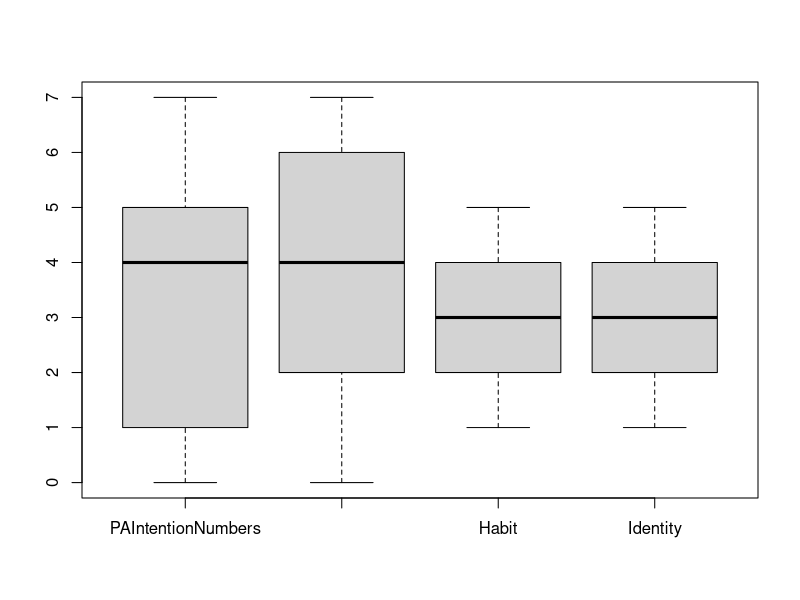

The R script that drew this image:
# RStudio Syntax for ParticipACTION Profile Algorithm

# First install and activate the libraries

install.packages(c("haven", "readxl", "utils", "dplyr", "ggplot2", "psych", "knitr"))
library(haven)
library(readxl)
library(utils)
library(dplyr)
library(ggplot2)
library(psych)
library(knitr)

# The algorithm requires the following four questions:

# Q1. Physical Activity Behaviour
# “In the past week, on how many days have you done a total of 30 minutes or more of PA, 
# which was enough to raise your breathing rate? 
# This may include sport, traditional games, exercise and brisk walking or cycling for recreation or 
# to get to and from places, but should not include housework or PA that may be part of your job.” 
# Responses range from 0 to 7 where 0 = 0 days and 7 = 7 days
# This single item has demonstrated surveillance-relevant concurrent validity and reliability (Bauman & Richards, 2022; Milton et al., 2011). 

# Q2. Physical Activity Intentions
# “How many days per week do you intend to engage in PA for 30 minutes or more?” 
# Responses range from 0 to 7 where 0 = 0 days to 7 = 7 days
# This question was modified from Courneya (1994) to reflect the framing of the PA behaviours question. 

# Q3. Physical Activity Habit
# “Engaging in PA for 30 minutes or more, most days of the week, is something I do without thinking” 
# Responses scored on a 5-points Likert scale (1 = strongly disagree, 2 = disagree, 3 = neither agree nor disagree, 4 = agree, 5 = strongly agree). 
# PA habit was measured with the third question from the Self-Report Behavioral Automaticity Index (Gardner et al., 2012).
# This item was selected because it consistently resulted in the lowest overall internal consistency (Cronbach alpha) when dropped, using our algorithm development and testing datasets.

# Q4. Physical Activity Identity
# “Others see me as someone who does PA regularly” 
# Responses scored on a 5-points Likert scale (1 = strongly disagree, 2 = disagree, 3 = neither agree nor disagree, 4 = agree, 5 = strongly agree). 
# This item was selected from the Exercise Identity Scale because it had the highest standardized factor loading score for PA role identity (Wilson & Muon, 2008)

# References
# Bauman, A. E., & Richards, J. A. (2022). Understanding of the Single-Item Physical Activity Question for Population Surveillance. Journal of Physical Activity and Health, 19(10), 681–686. https://doi.org/10.1123/jpah.2022-0369
# Milton, K., Bull, F. C., & Bauman, A. (2011). Reliability and validity testing of a single-item physical activity measure. British Journal of Sports Medicine, 45(3), 203–208. https://doi.org/10.1136/bjsm.2009.068395
# Courneya, K. S. (1994). Predicting repeated behavior from intention: The issue of scale correspondence. Journal of Applied Social Psychology, 24(7), 580–594. https://doi.org/10.1111/j.1559-1816.1994.tb00601.x
# Gardner, B., Abraham, C., Lally, P., & Bruijn, G.-J. de. (2012). Towards parsimony in habit measurement: Testing the convergent and predictive validity of an automaticity subscale of the Self-Report Habit Index. International Journal of Behavioral Nutrition and Physical Activity, 9(1), 1–12. https://doi.org/10.1186/1479-5868-9-102
# Wilson, P. M., & Muon, S. (2008). Psychometric properties of the exercise identity scale in a university sample. International Journal of Sport and Exercise Psychology, 6(2), 115–131. https://doi.org/10.1080/1612197X.2008.9671857

# Show an example with generated data
# Set the seed for reproducibility
set.seed(123)

# Define the response options
intentions_behaviours_options <- c("0 days", "1 day", "2 days", "3 days", "4 days", "5 days", "6 days", "7 days")
habit_identity_options <- c("Strongly Disagree", "Disagree", "Neither Agree nor Disagree", "Agree", "Strongly Agree")

# Generate the data
n <- 500  # Specify the number of observations

data <- data.frame(
  PAIntentionsraw = sample(intentions_behaviours_options, n, replace = TRUE),
  PABehavioursraw = sample(intentions_behaviours_options, n, replace = TRUE),
  PAHabitraw = sample(habit_identity_options, n, replace = TRUE),
  PAIdentityraw = sample(habit_identity_options, n, replace = TRUE)
)

# Display the first few rows of the data frame
head(data)

View(data)

# Convert variables into numbers

# Assuming you have a dataframe named 'data' containing the variables PAIntentionsraw, PABehavioursraw, Habit1raw, Habit2raw, Habit3raw, Habit4raw, Identityraw

# Recode PAIntentionsraw into PAIntentionNumbers
data$PAIntentionNumbers <- recode(data$PAIntentionsraw, '0 days' = 0, '1 day' = 1, '2 days' = 2, '3 days' = 3, '4 days' = 4, '5 days' = 5, '6 days' = 6, '7 days' = 7)

# Recode PABehavioursraw into PABehaviourNumbers
data$PABehaviourNumbers <- recode(data$PABehavioursraw, '0 days' = 0, '1 day' = 1, '2 days' = 2, '3 days' = 3, '4 days' = 4, '5 days' = 5, '6 days' = 6, '7 days' = 7)

# Recode PAHabitraw into Habit
data$Habit <- recode(data$PAHabitraw, 'Strongly Disagree' = 1, 'Disagree' = 2, 'Neither Agree nor Disagree' = 3, 'Agree' = 4, 'Strongly Agree' = 5)

# Recode Identityraw into Identity
data$Identity <- recode(data$PAIdentityraw, 'Strongly Disagree' = 1, 'Disagree' = 2, 'Neither Agree nor Disagree' = 3, 'Agree' = 4, 'Strongly Agree' = 5)


# Check outliers

# Examine variables with boxplot and stem-and-leaf plot
# Compare groups, calculate descriptive statistics, and identify extreme values
describe(data[c("PAIntentionNumbers", "PABehaviourNumbers", "Habit", "Identity")])

# Create boxplots for the specified variables
boxplot(data[c("PAIntentionNumbers", "PABehaviourNumbers", "Habit", "Identity")])

# Recode outliers if needed

# Recode PA Intentions, Behaviours, Habits, Identities to Low = 0 and High = 1

# Recode PAIntentionNumbers into PAIntentions
data$PAIntentions <- ifelse(data$PAIntentionNumbers <= 2, 0,
                            ifelse(data$PAIntentionNumbers >= 3, 1, NA))

# Recode PABehaviourNumbers into PABehaviours
data$PABehaviours <- ifelse(data$PABehaviourNumbers <= 2, 0,
                            ifelse(data$PABehaviourNumbers >= 3, 1, NA))

# Recode Habit into PAHabit
data$PAHabit <- ifelse(data$Habit >= 4, 1,
                       ifelse(data$Habit <= 3, 0, NA))

# Recode Identity into PAIdentity
data$PAIdentity <- ifelse(data$Identity >= 4, 1,
                          ifelse(data$Identity <= 3, 0, NA))

# Create the 8 profiles

# i.	Non-Intenders – both low
# ii.	Unsuccessful Adopters – both low
# iii.	Successful Adopters – both low
# iv.	Successful Maintainers – either high
# v. Non-Intenders – either high
# vi.	Unsuccessful Non-Intenders – both low
# vi.	Unsuccessful Non-Intenders – either high
# viii. Unsuccessful Adopters - either high

# Compute the specified variables only when data$PAIntentions and data$PABehaviours aren't missing (NA), and at least one of data$PAIdentity or data$PAHabit isn't missing (NA)

# i.Compute Nonintenders_BothLow only if conditions are met
data$Nonintenders_BothLow <- ifelse(
  !is.na(data$PAIntentions) & !is.na(data$PABehaviours) & 
    (!is.na(data$PAIdentity) | !is.na(data$PAHabit)),
  ifelse(data$PAIntentions == 0 & data$PABehaviours == 0 & data$PAIdentity == 0 & data$PAHabit == 0, 1, 0),
  NA
)

# ii.Compute UnsuccessfulAdopters_BothLow only if conditions are met
data$UnsuccessfulAdopters_BothLow <- ifelse(
  !is.na(data$PAIntentions) & !is.na(data$PABehaviours) & 
    (!is.na(data$PAIdentity) | !is.na(data$PAHabit)),
  ifelse(data$PAIntentions == 1 & data$PABehaviours == 0 & data$PAIdentity == 0 & data$PAHabit == 0, 1, 0),
  NA
)

# iii.Compute SuccessfulAdopters_BothLow only if conditions are met
data$SuccessfulAdopters_BothLow <- ifelse(
  !is.na(data$PAIntentions) & !is.na(data$PABehaviours) & 
    (!is.na(data$PAIdentity) | !is.na(data$PAHabit)),
  ifelse(data$PAIntentions == 1 & data$PABehaviours == 1 & data$PAIdentity == 0 & data$PAHabit == 0, 1, 0),
  NA
)

# iv.Compute SuccessfulMaintainers_EitherHigh only if conditions are met
data$SuccessfulMaintainers_EitherHigh <- ifelse(
  !is.na(data$PAIntentions) & !is.na(data$PABehaviours) & 
    (!is.na(data$PAIdentity) | !is.na(data$PAHabit)),
  ifelse(data$PAIntentions == 1 & data$PABehaviours == 1 & (data$PAIdentity == 1 | data$PAHabit == 1), 1, 0),
  NA
)

# v.Compute Nonintenders_EitherHigh only if conditions are met
data$Nonintenders_EitherHigh <- ifelse(
  !is.na(data$PAIntentions) & !is.na(data$PABehaviours) & 
    (!is.na(data$PAIdentity) | !is.na(data$PAHabit)),
  ifelse(data$PAIntentions == 0 & data$PABehaviours == 0 & (data$PAIdentity == 1 | data$PAHabit == 1), 1, 0),
  NA
)

# vi.Compute UnsuccessfulNonintenders_BothLow only if conditions are met
data$UnsuccessfulNonintenders_BothLow <- ifelse(
  !is.na(data$PAIntentions) & !is.na(data$PABehaviours) & 
    (!is.na(data$PAIdentity) | !is.na(data$PAHabit)),
  ifelse(data$PAIntentions == 0 & data$PABehaviours == 1 & data$PAIdentity == 0 & data$PAHabit == 0, 1, 0),
  NA
)

# ix.Compute UnsuccessfulNonintenders_EitherHigh only if conditions are met
data$UnsuccessfulNonintenders_EitherHigh <- ifelse(
  !is.na(data$PAIntentions) & !is.na(data$PABehaviours) & 
    (!is.na(data$PAIdentity) | !is.na(data$PAHabit)),
  ifelse(data$PAIntentions == 0 & data$PABehaviours == 1 & (data$PAIdentity == 1 | data$PAHabit == 1), 1, 0),
  NA
)

# xi.Compute UnsuccessfulAdopters_EitherHigh only if conditions are met
data$UnsuccessfulAdopters_EitherHigh <- ifelse(
  !is.na(data$PAIntentions) & !is.na(data$PABehaviours) & 
    (!is.na(data$PAIdentity) | !is.na(data$PAHabit)),
  ifelse(data$PAIntentions == 1 & data$PABehaviours == 0 & (data$PAIdentity == 1 | data$PAHabit == 1), 1, 0),
  NA
)

# Compute descriptive statistics for the specified variables
summary(data[c("Nonintenders_BothLow", "UnsuccessfulAdopters_BothLow", "SuccessfulAdopters_BothLow", 
               "SuccessfulMaintainers_EitherHigh", "Nonintenders_EitherHigh", 
               "UnsuccessfulNonintenders_BothLow", "UnsuccessfulNonintenders_EitherHigh",
               "UnsuccessfulAdopters_EitherHigh")])

# Calculate frequencies for the specified variables
frequency_table <- lapply(data[c("Nonintenders_BothLow", "UnsuccessfulAdopters_BothLow", "SuccessfulAdopters_BothLow", 
                                 "SuccessfulMaintainers_EitherHigh", "Nonintenders_EitherHigh", 
                                 "UnsuccessfulNonintenders_BothLow", "UnsuccessfulNonintenders_EitherHigh",
                                 "UnsuccessfulAdopters_EitherHigh")], table)

print(frequency_table)

# Calculate proportions
proportion_table <- lapply(frequency_table, function(x) x / sum(x))

# Print proportion tables
for (i in seq_along(proportion_table)) {
  cat("Variable:", names(proportion_table)[i], "\n")
  print(proportion_table[[i]])
}

# Convert proportions to percentages
percentage_table <- lapply(proportion_table, function(x) x * 100)

# Convert percentage table to dataframe
percentage_df <- as.data.frame(do.call(rbind, percentage_table))

# Remove the column "0" from the dataframe
percentage_df <- subset(percentage_df, select = -c(`0`))

# Rename the column "1" to Percentage
colnames(percentage_df)[colnames(percentage_df) == "1"] <- "Percentage"

# Round the data in column "Percentage" to two decimal places
percentage_df$Percentage <- round(percentage_df$Percentage, 2)

# View overall percentage table
View(percentage_df)

# Check current working directory
getwd()

# Set working directory if needed
setwd("/Users/username/Documents/")

# Save the dataframe as a CSV file
write.csv(percentage_df, "ParticipACTION_Profiles", row.names = TRUE)

# Create Overall Profile column

data$Overall_Profile <- (data$Nonintenders_BothLow*1 + data$UnsuccessfulAdopters_BothLow*2 + data$SuccessfulAdopters_BothLow*3 + 
                                data$SuccessfulMaintainers_EitherHigh*4 + data$Nonintenders_EitherHigh*5 + 
                                data$UnsuccessfulNonintenders_BothLow*6 + data$UnsuccessfulNonintenders_EitherHigh*7 +
                                data$UnsuccessfulAdopters_EitherHigh*8)


# Calculate the frequencies
frequency_table <- table(data$Overall_Profile)

# Print the frequency table
print(frequency_table)